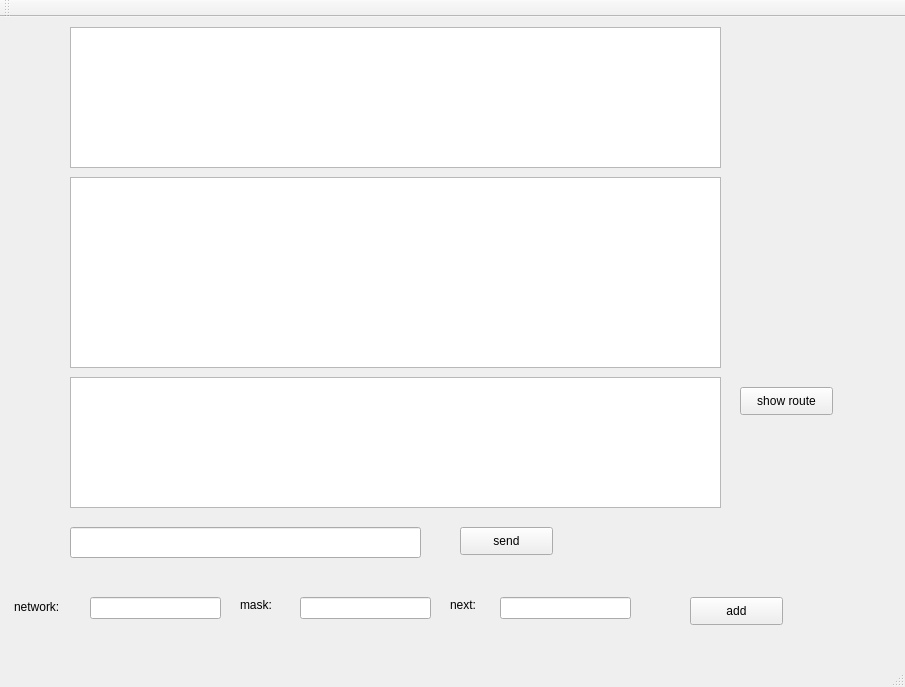
<?xml version="1.0" encoding="UTF-8"?>
<ui version="4.0">
 <class>NA_Qt_test2Class</class>
 <widget class="QMainWindow" name="NA_Qt_test2Class">
  <property name="geometry">
   <rect>
    <x>0</x>
    <y>0</y>
    <width>905</width>
    <height>687</height>
   </rect>
  </property>
  <property name="windowTitle">
   <string>NA_Qt_test2</string>
  </property>
  <widget class="QWidget" name="centralWidget">
   <widget class="QTextBrowser" name="deviceInfo">
    <property name="geometry">
     <rect>
      <x>70</x>
      <y>10</y>
      <width>651</width>
      <height>141</height>
     </rect>
    </property>
   </widget>
   <widget class="QTextBrowser" name="contentBrowser">
    <property name="geometry">
     <rect>
      <x>70</x>
      <y>160</y>
      <width>651</width>
      <height>191</height>
     </rect>
    </property>
   </widget>
   <widget class="QLineEdit" name="lineEdit">
    <property name="geometry">
     <rect>
      <x>70</x>
      <y>510</y>
      <width>351</width>
      <height>31</height>
     </rect>
    </property>
   </widget>
   <widget class="QPushButton" name="pushButton">
    <property name="geometry">
     <rect>
      <x>460</x>
      <y>510</y>
      <width>93</width>
      <height>28</height>
     </rect>
    </property>
    <property name="text">
     <string>send</string>
    </property>
   </widget>
   <widget class="QPushButton" name="add_button">
    <property name="geometry">
     <rect>
      <x>690</x>
      <y>580</y>
      <width>93</width>
      <height>28</height>
     </rect>
    </property>
    <property name="text">
     <string>add</string>
    </property>
   </widget>
   <widget class="QLineEdit" name="network_line">
    <property name="geometry">
     <rect>
      <x>90</x>
      <y>580</y>
      <width>131</width>
      <height>22</height>
     </rect>
    </property>
   </widget>
   <widget class="QLineEdit" name="mask_line">
    <property name="geometry">
     <rect>
      <x>300</x>
      <y>580</y>
      <width>131</width>
      <height>22</height>
     </rect>
    </property>
   </widget>
   <widget class="QLineEdit" name="next_line">
    <property name="geometry">
     <rect>
      <x>500</x>
      <y>580</y>
      <width>131</width>
      <height>22</height>
     </rect>
    </property>
   </widget>
   <widget class="QTextBrowser" name="route_browser">
    <property name="geometry">
     <rect>
      <x>70</x>
      <y>360</y>
      <width>651</width>
      <height>131</height>
     </rect>
    </property>
   </widget>
   <widget class="QPushButton" name="route_button">
    <property name="geometry">
     <rect>
      <x>740</x>
      <y>370</y>
      <width>93</width>
      <height>28</height>
     </rect>
    </property>
    <property name="text">
     <string>show route</string>
    </property>
   </widget>
   <widget class="QLabel" name="label">
    <property name="geometry">
     <rect>
      <x>14</x>
      <y>580</y>
      <width>61</width>
      <height>20</height>
     </rect>
    </property>
    <property name="text">
     <string>network:</string>
    </property>
   </widget>
   <widget class="QLabel" name="label_2">
    <property name="geometry">
     <rect>
      <x>240</x>
      <y>580</y>
      <width>55</width>
      <height>16</height>
     </rect>
    </property>
    <property name="text">
     <string>mask:</string>
    </property>
   </widget>
   <widget class="QLabel" name="label_3">
    <property name="geometry">
     <rect>
      <x>450</x>
      <y>580</y>
      <width>55</width>
      <height>16</height>
     </rect>
    </property>
    <property name="text">
     <string>next:</string>
    </property>
   </widget>
  </widget>
  <widget class="QMenuBar" name="menuBar">
   <property name="geometry">
    <rect>
     <x>0</x>
     <y>0</y>
     <width>905</width>
     <height>26</height>
    </rect>
   </property>
  </widget>
  <widget class="QToolBar" name="mainToolBar">
   <attribute name="toolBarArea">
    <enum>TopToolBarArea</enum>
   </attribute>
   <attribute name="toolBarBreak">
    <bool>false</bool>
   </attribute>
  </widget>
  <widget class="QStatusBar" name="statusBar"/>
 </widget>
 <layoutdefault spacing="6" margin="11"/>
 <resources>
  <include location="na_qt_test2.qrc"/>
 </resources>
 <connections/>
</ui>
